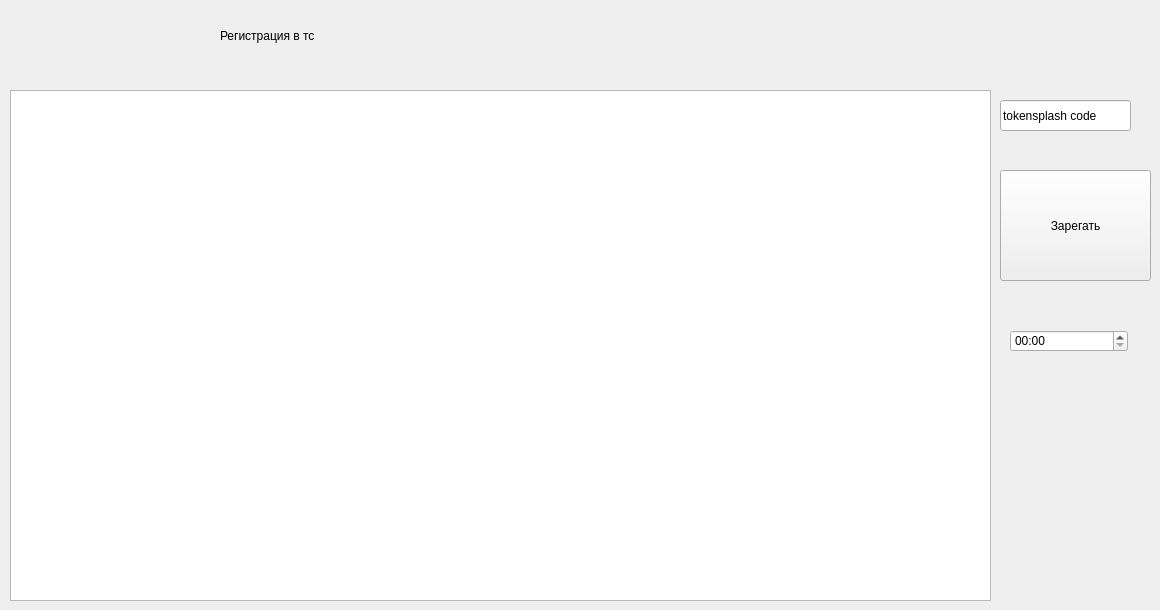
                     <widget class="QWidget" name="tokensplash">
                      <widget class="QLineEdit" name="ts_edit">
                       <property name="geometry">
                        <rect>
                         <x>1000</x>
                         <y>100</y>
                         <width>131</width>
                         <height>31</height>
                        </rect>
                       </property>
                       <property name="text">
                        <string>tokensplash code</string>
                       </property>
                      </widget>
                      <widget class="QTableView" name="ts_tableView">
                       <property name="geometry">
                        <rect>
                         <x>10</x>
                         <y>90</y>
                         <width>981</width>
                         <height>511</height>
                        </rect>
                       </property>
                      </widget>
                      <widget class="QPushButton" name="register_in_st_btn">
                       <property name="geometry">
                        <rect>
                         <x>1000</x>
                         <y>170</y>
                         <width>151</width>
                         <height>111</height>
                        </rect>
                       </property>
                       <property name="text">
                        <string>Зарегать</string>
                       </property>
                      </widget>
                      <widget class="QLabel" name="label_10">
                       <property name="geometry">
                        <rect>
                         <x>220</x>
                         <y>10</y>
                         <width>141</width>
                         <height>51</height>
                        </rect>
                       </property>
                       <property name="text">
                        <string>Регистрация в тс</string>
                       </property>
                      </widget>
                      <widget class="QTimeEdit" name="ts_timer">
                       <property name="geometry">
                        <rect>
                         <x>1010</x>
                         <y>330</y>
                         <width>118</width>
                         <height>22</height>
                        </rect>
                       </property>
                       <property name="displayFormat">
                        <string>mm:ss</string>
                       </property>
                      </widget>
                     </widget>
